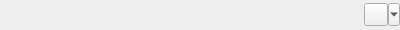
<?xml version="1.0" encoding="UTF-8"?>
<ui version="4.0">
 <class>CollectionFilterWidget</class>
 <widget class="QWidget" name="CollectionFilterWidget">
  <property name="geometry">
   <rect>
    <x>0</x>
    <y>0</y>
    <width>400</width>
    <height>30</height>
   </rect>
  </property>
  <property name="windowTitle">
   <string>Collection Filter</string>
  </property>
  <layout class="QHBoxLayout" name="horizontalLayout">
   <property name="spacing">
    <number>0</number>
   </property>
   <property name="leftMargin">
    <number>0</number>
   </property>
   <property name="topMargin">
    <number>0</number>
   </property>
   <property name="rightMargin">
    <number>0</number>
   </property>
   <property name="bottomMargin">
    <number>0</number>
   </property>
   <item>
    <widget class="QSearchField" name="search_field" native="true">
     <property name="placeholderText" stdset="0">
      <string>Enter search terms here</string>
     </property>
    </widget>
   </item>
   <item>
    <widget class="QToolButton" name="options">
     <property name="iconSize">
      <size>
       <width>16</width>
       <height>16</height>
      </size>
     </property>
     <property name="popupMode">
      <enum>QToolButton::MenuButtonPopup</enum>
     </property>
    </widget>
   </item>
  </layout>
  <action name="filter_age_all">
   <property name="checkable">
    <bool>true</bool>
   </property>
   <property name="checked">
    <bool>true</bool>
   </property>
   <property name="text">
    <string>Entire collection</string>
   </property>
  </action>
  <action name="filter_age_today">
   <property name="checkable">
    <bool>true</bool>
   </property>
   <property name="text">
    <string>Added today</string>
   </property>
  </action>
  <action name="filter_age_week">
   <property name="checkable">
    <bool>true</bool>
   </property>
   <property name="text">
    <string>Added this week</string>
   </property>
  </action>
  <action name="filter_age_three_months">
   <property name="checkable">
    <bool>true</bool>
   </property>
   <property name="text">
    <string>Added within three months</string>
   </property>
   <property name="toolTip">
    <string>Added within three months</string>
   </property>
  </action>
  <action name="filter_age_year">
   <property name="checkable">
    <bool>true</bool>
   </property>
   <property name="text">
    <string>Added this year</string>
   </property>
  </action>
  <action name="filter_age_month">
   <property name="checkable">
    <bool>true</bool>
   </property>
   <property name="text">
    <string>Added this month</string>
   </property>
  </action>
  <action name="save_grouping">
   <property name="text">
    <string>Save current grouping</string>
   </property>
  </action>
  <action name="manage_groupings">
   <property name="text">
    <string>Manage saved groupings</string>
   </property>
  </action>
 </widget>
 <customwidgets>
  <customwidget>
   <class>QSearchField</class>
   <extends>QWidget</extends>
   <header>widgets/qsearchfield.h</header>
  </customwidget>
 </customwidgets>
 <resources/>
 <connections/>
</ui>
